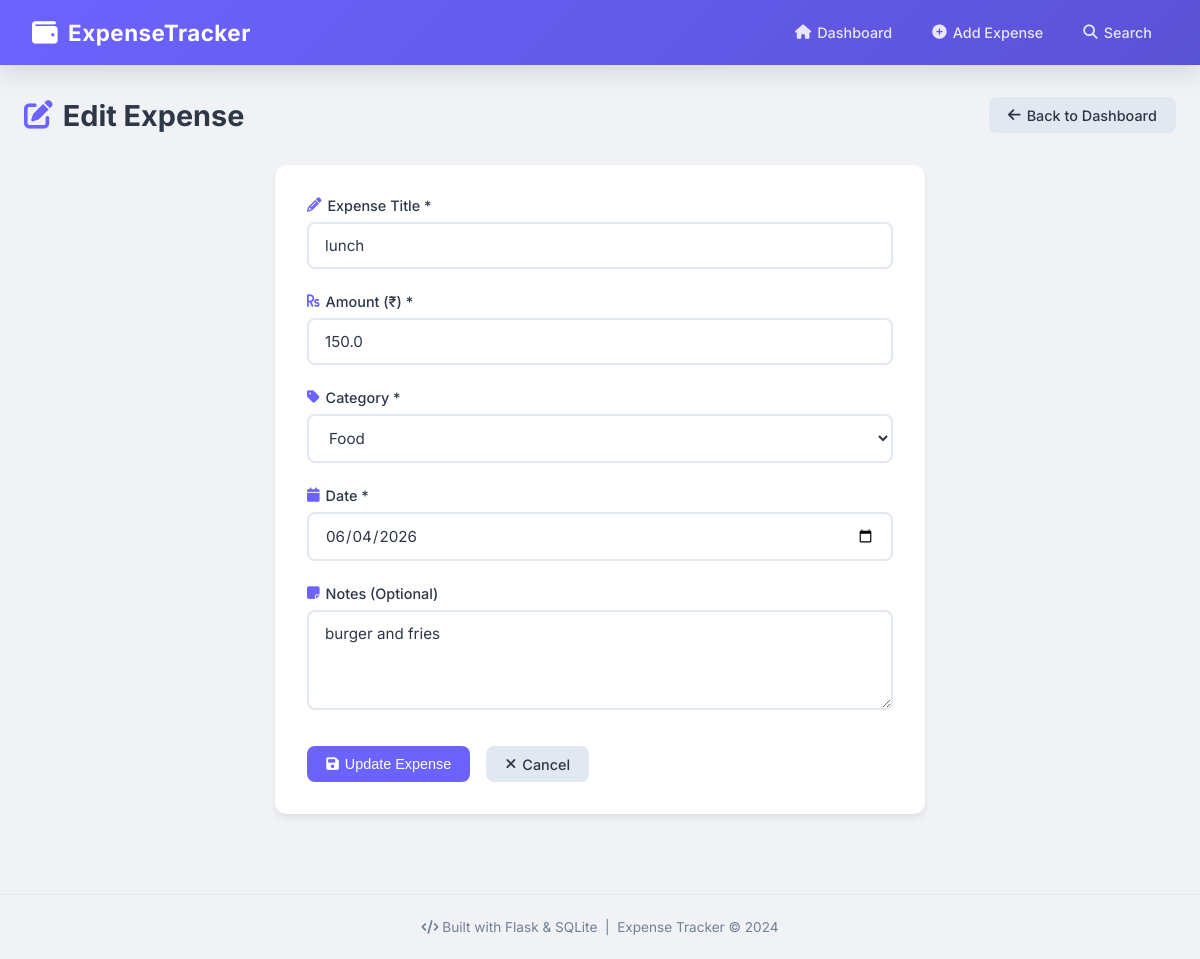
Screenshot of /edit/1 with the database file from the repository.
### tables this page shows
CREATE TABLE expenses (
            id INTEGER PRIMARY KEY AUTOINCREMENT,
            title TEXT NOT NULL,
            amount REAL NOT NULL,
            category TEXT NOT NULL,
            date TEXT NOT NULL,
            notes TEXT,
            created_at TIMESTAMP DEFAULT CURRENT_TIMESTAMP
        );

### app.py (the view, shortened to what this page needs)
@app.route('/edit/<int:id>', methods=['GET', 'POST'])
def edit_expense(id):
    conn = get_db_connection()
    expense = conn.execute(
        'SELECT * FROM expenses WHERE id = ?', (id,)
    ).fetchone()
    conn.close()
    return render_template('edit_expense.html', expense=expense)

### database.py (called while the page is built)
def get_db_connection():
    conn = sqlite3.connect('expenses.db')
    conn.row_factory = sqlite3.Row  # This lets us access columns by name
    return conn

### templates/edit_expense.html (shortened to what this page needs)
{% extends 'base.html' %}
{% block content %}
<div class="page-header">
    <h1><i class="fas fa-edit"></i> Edit Expense</h1>
    <a href="{{ url_for('dashboard') }}" class="btn btn-secondary">
        <i class="fas fa-arrow-left"></i> Back to Dashboard
    </a>
</div>
<div class="form-container">
    <form method="POST" action="{{ url_for('edit_expense', id=expense['id']) }}">
        <div class="form-group">
            <label for="title">
                <i class="fas fa-pencil-alt"></i> Expense Title *
            </label>
            <input type="text" id="title" name="title"
                   value="{{ expense['title'] }}"
                   required>
        </div>
        <div class="form-group">
            <label for="amount">
                <i class="fas fa-rupee-sign"></i> Amount (₹) *
            </label>
            <input type="number" id="amount" name="amount"
                   value="{{ expense['amount'] }}"
                   step="0.01" min="0" required>
        </div>
        <div class="form-group">
            <label for="category">
                <i class="fas fa-tag"></i> Category *
            </label>
            <select id="category" name="category" required>
                {% for cat in ['Food','Transport','Shopping','Entertainment','Health','Education','Bills','Travel','Other'] %}
                <option value="{{ cat }}"
                    {% if expense['category'] == cat %}selected{% endif %}>
                    {{ cat }}
                </option>
                {% endfor %}
            </select>
        </div>
        <div class="form-group">
            <label for="date">
                <i class="fas fa-calendar"></i> Date *
            </label>
            <input type="date" id="date" name="date"
                   value="{{ expense['date'] }}"
                   required>
        </div>
        <div class="form-group">
            <label for="notes">
                <i class="fas fa-sticky-note"></i> Notes (Optional)
            </label>
            <textarea id="notes" name="notes"
                      placeholder="Any extra details...">{{ expense['notes'] or '' }}</textarea>
        </div>
        <div class="form-buttons">
            <button type="submit" class="btn btn-primary">
                <i class="fas fa-save"></i> Update Expense
            </button>
            <a href="{{ url_for('dashboard') }}" class="btn btn-secondary">
                <i class="fas fa-times"></i> Cancel
            </a>
        </div>
    </form>
</div>
{% endblock %}

### static/css/style.css (style rules this page uses)
* { margin: 0; padding: 0; box-sizing: border-box; }
:root { --primary: #6c63ff; --primary-dark:#5a52d5; --success: #28a745; --danger: #dc3545; --warning: #ffc107; --info: #17a2b8; --dark: #2d3748; --light: #f8f9fa; --white: #ffffff; --gray: #718096; --gray-light: #e2e8f0; --shadow: 0 4px 6px rgba(0,0,0,0.07); --shadow-lg: 0 10px 25px rgba(0,0,0,0.1); --radius: 12px; --radius-sm: 8px; }
body { font-family: 'Inter', sans-serif; background: #f0f2f5; color: var(--dark); min-height: 100vh; }
.page-header { display: flex; align-items: center; justify-content: space-between; margin-bottom: 2rem; }
.page-header h1 { font-size: 1.8rem; font-weight: 700; color: var(--dark); display: flex; align-items: center; gap: 10px; }
.page-header h1 i { color: var(--primary); }
.btn { padding: 0.6rem 1.2rem; border-radius: var(--radius-sm); font-size: 0.9rem; font-weight: 500; text-decoration: none; border: none; cursor: pointer; display: inline-flex; align-items: center; gap: 6px; transition: all 0.2s ease; }
.btn-primary { background: var(--primary); color: white; }
.btn-secondary { background: var(--gray-light); color: var(--dark); }
.form-container { background: var(--white); border-radius: var(--radius); padding: 2rem; box-shadow: var(--shadow); max-width: 650px; margin: 0 auto; }
.form-group { margin-bottom: 1.5rem; }
.form-group label { display: block; margin-bottom: 0.5rem; font-weight: 500; color: var(--dark); font-size: 0.9rem; display: flex; align-items: center; gap: 6px; }
.form-group label i { color: var(--primary); }
.form-group input, .form-group select, .form-group textarea { width: 100%; padding: 0.75rem 1rem; border: 2px solid var(--gray-light); border-radius: var(--radius-sm); font-size: 0.95rem; font-family: 'Inter', sans-serif; color: var(--dark); background: var(--white); transition: border-color 0.2s ease, box-shadow 0.2s ease; outline: none; }
.form-group textarea { height: 100px; resize: vertical; }
.form-buttons { display: flex; gap: 1rem; margin-top: 2rem; }

### rows the page displays
expenses: title "lunch", amount "150.0", category "Food", date "06/04/2026", notes "burger and fries"
